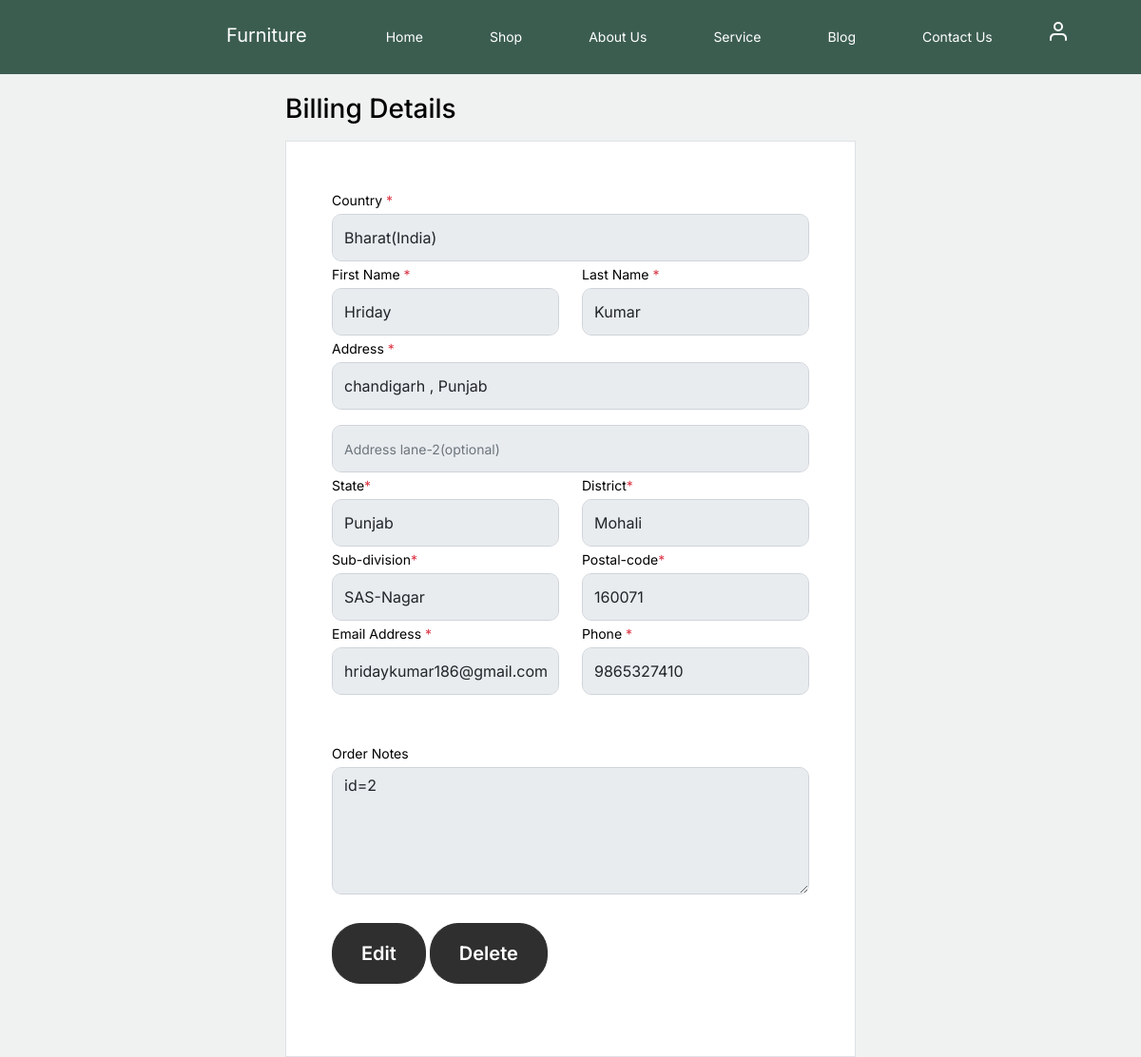
/Address/show_address.php?address_id=2 (signed in), run on the app's committed database.
### tables this page shows
CREATE TABLE `user_address` (
  `address_id` int(11) NOT NULL,
  `user_id` varchar(11) NOT NULL,
  `firstname` varchar(11) NOT NULL,
  `lastname` varchar(11) NOT NULL,
  `country` varchar(110) NOT NULL,
  `state` varchar(250) NOT NULL,
  `district` varchar(250) NOT NULL,
  `sub_division` varchar(357) NOT NULL,
  `postal_code` varchar(10) NOT NULL,
  `address_lan_1` varchar(951) NOT NULL,
  `address_lan_2` varchar(753) DEFAULT NULL,
  `email` varchar(555) NOT NULL,
  `phone` varchar(12) NOT NULL,
  `note` varchar(1500) DEFAULT NULL,
  `created_at` varchar(250) NOT NULL
);

### Address/show_address.php (the view, shortened to what this page needs)
<?php
require_once "../config.php";
?>
<!doctype html>
<html lang="en">
<head>
  <link href="../css/bootstrap.min.css" rel="stylesheet">
  <link href="https://cdnjs.cloudflare.com/ajax/libs/font-awesome/6.0.0-beta3/css/all.min.css" rel="stylesheet">
  <link href="../css/tiny-slider.css" rel="stylesheet">
  <link href="../css/style.css" rel="stylesheet">
  <link href="style.css" rel="stylesheet">
</head>
<body>
<div class="flex">
    <li class="cont"><a href="../index.php">Furniture</a></li>
    <div class="disc">
    <ul>
        <li><a href="../index.php">Home</a></li>
        <li><a href="../shop.php">Shop</a></li>
        <li><a href="../about.php">About Us</a></li>
        <li><a href="../service.php">Service</a></li>
        <li><a href="../blog.php">Blog</a></li>
        <li><a href="../contact.php">Contact Us</a></li>
        <li class="sub-item"><img src="user.svg"></li>
    </ul>
    </div>
</div>
<?php
if(isset($_GET["address_id"])){
	$address_id = $_GET["address_id"];
	$fetch = mysqli_query($conn, "SELECT * FROM user_address WHERE address_id = '$address_id'");
	if(mysqli_num_rows($fetch) > 0){
		while($res = $fetch->fetch_assoc()){
			$firstname = $res["firstname"];
			$lastname = $res["lastname"];
			$country = $res["country"];
			$state = $res["state"];
			$district = $res["district"];
			$sub_division = $res["sub_division"];
			$postal = $res["postal_code"];
			$address_lan_1 = $res["address_lan_1"];
			$address_lan_2 = $res["address_lan_2"];
			$email = $res["email"];
			$phone = $res["phone"];
			$note = $res["note"];
		}
	}
?>
<div class="col-md-6 mb-5 mb-md-0" style="padding-top: 20px; margin-left: 300px;">
		          <h2 class="h3 mb-3 text-black">Billing Details</h2>
		          <div class="p-3 p-lg-5 border bg-white">
                    <form action="" method="POST">
		            <div class="form-group">
		              <label for="c_country" class="text-black">Country <span class="text-danger">*</span></label>
					  <input type="text" class="form-control" id="country" name="country" value="<?php echo $country; ?>" readonly>
		            </div>
		            <div class="form-group row">
		              <div class="col-md-6">
		                <label for="c_fname" class="text-black">First Name <span class="text-danger">*</span></label>
		                <input type="text" class="form-control" id="user_firstname" name="user_firstname" value="<?php echo $firstname; ?>" readonly>
		              </div>
		              <div class="col-md-6">
		                <label for="c_lname" class="text-black">Last Name <span class="text-danger">*</span></label>
		                <input type="text" class="form-control" id="user_lastname" name="user_lastname" value="<?php echo $lastname; ?>" readonly>
		              </div>
		            </div>
		            <div class="form-group row">
		              <div class="col-md-12">
		                <label for="c_address" class="text-black">Address <span class="text-danger">*</span></label>
		                <input type="text" class="form-control" id="user_address" name="user_address_1" placeholder="Street address" value="<?php echo $address_lan_1; ?>" readonly>
		              </div>
		            </div>
		            <div class="form-group mt-3">
		              <input type="text" class="form-control" placeholder="Address lane-2(optional)" name="user_address_2" value="<?php echo $address_lan_2; ?>"readonly>
		            </div>
		            <div class="form-group row">
		              <div class="col-md-6">
		                <label for="state" class="text-black">State<span class="text-danger">*</span></label>
						<input type="text" class="form-control" placeholder="Address lane-2(optional)" name="user_address_2" value="<?php echo $state; ?>"readonly>
		              </div>
		              <div class="col-md-6">
		                <label for="district" class="text-black">District<span class="text-danger">*</span></label>
		                <input type="text" class="form-control" id="district" name="district" value="<?php echo $district ?>" readonly>
		              </div>
		            </div>
                    <div class="form-group row">
		              <div class="col-md-6">
		                <label for="sub-division" class="text-black">Sub-division<span class="text-danger">*</span></label>
		                <input type="text" class="form-control" id="sub-division" name="sub_division" value="<?php echo $sub_division; ?>" readonly>
		              </div>
		              <div class="col-md-6">
		                <label for="postal-code" class="text-black">Postal-code<span class="text-danger">*</span></label>
		                <input type="text" class="form-control" id="postal_code" name="postal_code" value="<?php echo $postal; ?>" readonly>
		              </div>
		            </div>
		            <div class="form-group row mb-5">
		              <div class="col-md-6">
		                <label for="c_email_address" class="text-black">Email Address <span class="text-danger">*</span></label>
		                <input type="text" class="form-control" id="email" name="email" value="<?php echo $email; ?>" readonly>
		              </div>
		              <div class="col-md-6">
		                <label for="c_phone" class="text-black">Phone <span class="text-danger">*</span></label>
		                <input type="text" class="form-control" id="phone" name="phone" placeholder="Phone Number" value="<?php echo $phone; ?>" readonly>
		              </div>
		            </div>
		            <div class="form-group">
		              <label for="c_order_notes" class="text-black">Order Notes</label>
		              <textarea name="c_order_notes" id="c_order_notes" cols="30" rows="5" class="form-control" placeholder="Write your notes here..." name="notes" readonly><?php echo $note; ?></textarea>
		            </div>
                    <div class="form-group" style="margin-top: 30px;">
		                  <a class="btn btn-black btn-lg py-3 btn-block" href="edit_address.php?address_id=<?php echo $address_id ?>">Edit</a>
						  <a class="btn btn-black btn-lg py-3 btn-block" href="delete.php?address_id=<?php echo $address_id; ?>" onclick='return checkdelete()' >Delete</a>
		                </div></br>
                    </form>
		          </div>
		        </div>
				<?php
				}else{
					echo "The address ID retrieval process encountered an issue.";
				}
				?>
</body>
</html>

### css/style.css (style rules this page uses)
body { overflow-x: hidden; position: relative; }
body { font-family: "Inter", sans-serif; font-weight: 400; line-height: 28px; color: #6a6a6a; font-size: 14px; background-color: #eff2f1; }
a { text-decoration: none; -webkit-transition: .3s all ease; -o-transition: .3s all ease; transition: .3s all ease; color: #2f2f2f; text-decoration: underline; }
.btn { font-weight: 600; padding: 12px 30px; border-radius: 30px; color: #ffffff; background: #2f2f2f; border-color: #2f2f2f; }
.form-control { height: 50px; border-radius: 10px; font-family: "Inter", sans-serif; }
textarea { height: auto !important; }

### Address/style.css (style rules this page uses)
* { padding: 0%; margin: 0% }
.flex { margin: 0; padding: 0; background-color: #3b5d50; }
.flex .cont { color: red; list-style-type: none; margin: 0px; padding: 3px; overflow: hidden; background-color: #3b5d50; font-size: 20px; margin: 5px 0 0 15%; }
.disc { margin-left: 300px; }
ul { list-style-type: none; margin: 0px; padding: 10px; overflow: hidden; background-color: #3b5d50; }
li { float: left; }
li a { margin-left: 40px; display: block; color: white; text-align: center; padding: 15px 15px; text-decoration: none; }
.sub-item { width: 3%; display: flex; cursor: pointer; margin: 13px 0 0 45px; }

### data on the page
user_address: country "Bharat(India)", user_firstname "Hriday", user_lastname "Kumar", user_address_1 "chandigarh , Punjab", user_address_2 "Punjab", district "Mohali", sub_division "SAS-Nagar", postal_code "160071", email "hridaykumar186@gmail.com", phone "9865327410", c_order_notes "id=2"
